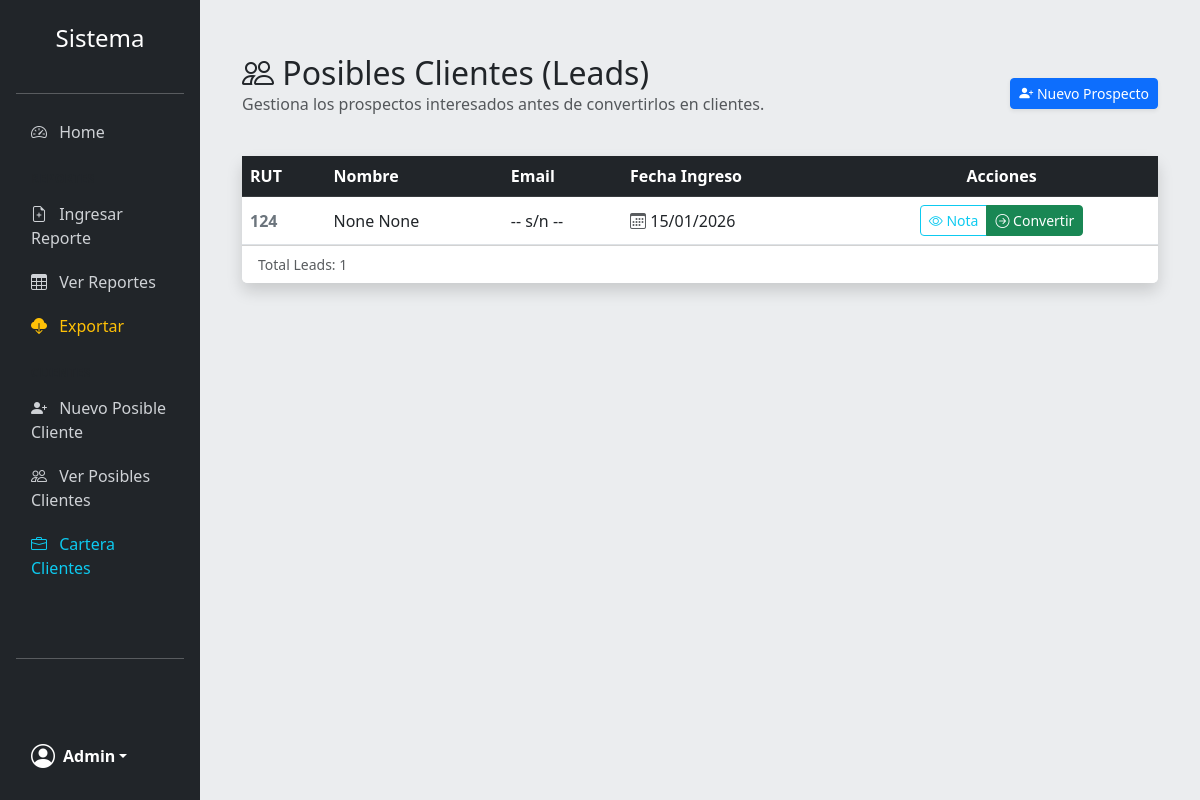
The app's page /posibles-clientes/ver/ (signed in) with its own data.
### SISTEMA/models/models.py (models this page shows, shortened)
class Usuario(AbstractUser):
    rol = models.ForeignKey(Rol, on_delete=models.CASCADE, null=True, blank=True)
    rut = models.CharField(max_length=12, unique=True, validators=[validar_rut])

class PosibleCliente(models.Model):
    rut = models.CharField(max_length=12, unique=True, null=True, blank=True, validators=[validar_rut])
    nombre_comercio = models.CharField(max_length=150, null=True, blank=True)
    nombre = models.CharField(max_length=100, null=True, blank=True)
    apellido = models.CharField(max_length=100, null=True, blank=True)
    email = models.EmailField(unique=True, null=True, blank=True)
    telefono = models.CharField(max_length=15, null=True, blank=True)
    fecha_ingreso = models.DateTimeField(auto_now_add=True)
    descripcion = models.TextField(null=True, blank=True)
    ubicacion = models.CharField(max_length=255, null=True, blank=True)

### SISTEMA/views/views.py (the view)
# urls.py: path('posibles-clientes/ver/', VerPosibleClienteView.as_view(), name='ver_posible_cliente'),
class VerPosibleClienteView(LoginRequiredMixin, ListView):
    model = PosibleCliente
    template_name = 'VerPosibleCliente.html'
    ordering = ['nombre']

### SISTEMA/templates/VerPosibleCliente.html (shortened to what this page needs)
{% extends 'base.html' %}
{% block content %}
<div class="container-fluid mt-4">
    <div class="d-flex justify-content-between align-items-center mb-4">
        <div>
            <h2 class="mb-0"><i class="bi bi-people"></i> Posibles Clientes (Leads)</h2>
            <p class="text-muted">Gestiona los prospectos interesados antes de convertirlos en clientes.</p>
        </div>
        <a href="{% url 'ingresar_posible_cliente' %}" class="btn btn-primary btn-sm shadow-sm">
            <i class="bi bi-person-plus-fill"></i> Nuevo Prospecto
        </a>
    </div>
    <div class="card shadow border-0">
        <div class="card-body p-0">
            <div class="table-responsive">
                <table class="table table-hover align-middle mb-0">
                    <thead class="table-dark">
                        <tr>
                            <th>RUT</th>
                            <th>Nombre</th>
                            <th>Email</th>
                            <th>Fecha Ingreso</th>
                            <th class="text-center">Acciones</th>
                        </tr>
                    </thead>
                    <tbody>
                        {% for lead in object_list %}
                        <tr>
                            <td class="fw-bold text-secondary text-nowrap">{{ lead.rut|default:"-- s/n --" }}</td>
                            <td>
                                {{ lead.nombre }} {{ lead.apellido }}
                            </td>
                            <td>{{ lead.email|default:"-- s/n --" }}</td>
                            <td>
                                <i class="bi bi-calendar3 text-muted"></i>
                                {{ lead.fecha_ingreso|date:"d/m/Y" }}
                            </td>
                            <td class="text-center">
                                <div class="btn-group" role="group">
                                    <button type="button" class="btn btn-sm btn-outline-info"
                                            data-bs-toggle="modal"
                                            data-bs-target="#modalLead{{ lead.pk }}"
                                            title="Ver ficha completa">
                                        <i class="bi bi-eye"></i> Nota
                                    </button>
                                    <a href="{% url 'ingresar_cliente' lead.pk %}" class="btn btn-success btn-sm" title="Convertir en Cliente Real">
                                        <i class="bi bi-arrow-right-circle"></i> Convertir
                                    </a>
                                </div>
                            </td>
                        </tr>
                        {% empty %}
                        <tr>
                            <td colspan="5" class="text-center text-muted py-5">
                                <i class="bi bi-people display-4 d-block mb-3"></i> No hay leads pendientes.
                            </td>
                        </tr>
                        {% endfor %}
                    </tbody>
                </table>
            </div>
        </div>
        <div class="card-footer bg-white text-muted small">
            Total Leads: {{ object_list.count }}
        </div>
    </div>
</div>
{% endblock %}

### SISTEMA/templates/Base.html (shortened to what this page needs)
{% load static %}
<!DOCTYPE html>
<html lang="es">
<head>
    <link href="https://cdn.jsdelivr.net/npm/bootstrap@5.3.0/dist/css/bootstrap.min.css" rel="stylesheet">
    <link rel="stylesheet" href="https://cdn.jsdelivr.net/npm/bootstrap-icons@1.11.0/font/bootstrap-icons.css">
    <link rel="stylesheet" href="{% static 'css/styles.css' %}">
</head>
<body>
    <div class="container-fluid p-0">
        <div class="row g-0">
            {% if user.is_authenticated %}
            <div class="col-lg-2 sidebar-wrapper">
                <div class="offcanvas-lg offcanvas-start bg-dark text-white sidebar h-100" tabindex="-1" id="sidebarMenu">
                    <div class="offcanvas-body d-flex flex-column p-3 h-100">
                        <h4 class="text-center mb-4 mt-2 d-none d-lg-block">Sistema</h4>
                        <hr class="d-none d-lg-block">
                        <ul class="nav nav-pills flex-column mb-auto">
                            <li class="nav-item">
                                <a href="{% url 'home' %}" class="{% if request.resolver_match.url_name == 'home' %}active{% endif %}">
                                    <i class="bi bi-speedometer2 me-2"></i> Home
                                </a>
                            </li>
                            <li class="nav-header text-uppercase small text-muted mt-3 mb-1">Reportes</li>
                            <li><a href="{% url 'ingresar_reporte' %}"><i class="bi bi-file-earmark-plus me-2"></i> Ingresar Reporte</a></li>
                            <li><a href="{% url 'ver_reporte' %}"><i class="bi bi-table me-2"></i> Ver Reportes</a></li>
                            <li><a href="{% url 'exportar_reportes' %}" class="nav-link text-warning"><i class="bi bi-cloud-download-fill me-2"></i> Exportar</a></li>
                            <li class="nav-header text-uppercase small text-muted mt-3 mb-1">Clientes</li>
                            <li><a href="{% url 'ingresar_posible_cliente' %}"><i class="bi bi-person-plus-fill me-2"></i> Nuevo Posible Cliente</a></li>
                            <li><a href="{% url 'ver_posible_cliente' %}"><i class="bi bi-people me-2"></i> Ver Posibles Clientes</a></li>
                            {% if user.is_staff or user.rol.nombre == "Jefe" %}
                            <li>
                                <a href="{% url 'ver_cliente' %}" class="text-info">
                                    <i class="bi bi-briefcase me-2"></i> Cartera Clientes
                                </a>
                            </li>
                            {% endif %}
                            </ul>
                        <hr>
                        <div class="dropdown mt-auto">
                            <a href="#" class="d-flex align-items-center text-white text-decoration-none dropdown-toggle" id="dropdownUser1" data-bs-toggle="dropdown">
                                <i class="bi bi-person-circle fs-4 me-2"></i>
                                <strong>{{ user.username|title }}</strong>
                            </a>
                        </div>
                    </div>
                </div>
            </div>
            {% endif %}
            <div class="col-12 col-lg-{{ user.is_authenticated|yesno:'10,12' }} content-area">
                {% block content %}
                {% endblock %}
            </div>
        </div>
    </div>
</body>
</html>

### SISTEMA/static/css/styles.css (style rules this page uses)
body { min-height: 100vh; background-color: #ebedef; font-family: system-ui, -apple-system, "Segoe UI", Roboto, "Helvetica Neue", Arial, sans-serif; }
.content-area { padding: 20px; margin-top: 60px; transition: all 0.3s; }
@media (min-width: 992px) { .content-area { margin-top: 0; padding: 30px; } }
.sidebar { background-color: #212529; color: white; }
@media (min-width: 992px) { .sidebar { min-height: 100vh; position: fixed; width: 16.66667%; top: 0; left: 0; z-index: 100; overflow-y: auto; } }
@media (min-width: 992px) { .content-area { margin-left: 16.66667%; } }
.sidebar a { color: #cfd2d6; text-decoration: none; padding: 10px 15px; display: block; border-radius: 5px; transition: all 0.2s; font-weight: 500; }
.nav-header { font-size: 0.75rem; font-weight: 700; letter-spacing: 0.5px; padding: 0 15px; }

### records on screen
Usuario: username "Admin"
PosibleCliente: rut "124", nombre "None", apellido "None", email "-- s/n --", fecha_ingreso "15/01/2026"

### other values on screen
{{ object_list.count }} "1"
